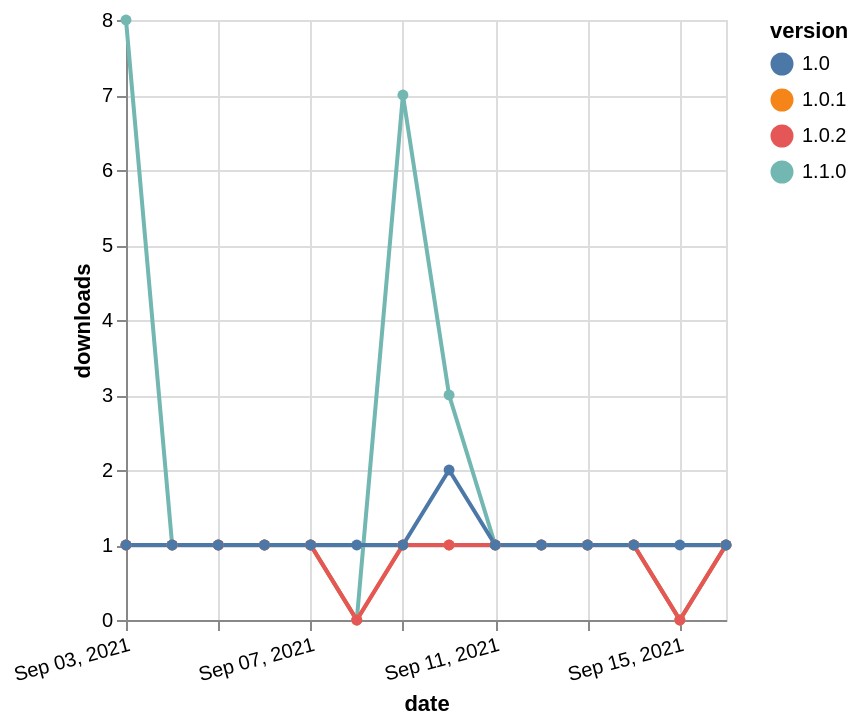

Specify this chart in Vega-Lite:
### Vega-Lite specification from a JSON file in a GitHub repository (floating-point values rounded to 4 significant figures)
{"$schema": "https://vega.github.io/schema/vega-lite/v5.json", "description": "A simple bar chart with embedded data.", "data": {"values": [{"date": "2021-09-03", "total": 131, "delta": 8, "version": "1.1.0"}, {"date": "2021-09-04", "total": 132, "delta": 1, "version": "1.1.0"}, {"date": "2021-09-05", "total": 133, "delta": 1, "version": "1.1.0"}, {"date": "2021-09-06", "total": 134, "delta": 1, "version": "1.1.0"}, {"date": "2021-09-07", "total": 135, "delta": 1, "version": "1.1.0"}, {"date": "2021-09-08", "total": 135, "delta": 0, "version": "1.1.0"}, {"date": "2021-09-09", "total": 142, "delta": 7, "version": "1.1.0"}, {"date": "2021-09-10", "total": 145, "delta": 3, "version": "1.1.0"}, {"date": "2021-09-11", "total": 146, "delta": 1, "version": "1.1.0"}, {"date": "2021-09-12", "total": 147, "delta": 1, "version": "1.1.0"}, {"date": "2021-09-13", "total": 148, "delta": 1, "version": "1.1.0"}, {"date": "2021-09-14", "total": 149, "delta": 1, "version": "1.1.0"}, {"date": "2021-09-15", "total": 149, "delta": 0, "version": "1.1.0"}, {"date": "2021-09-16", "total": 150, "delta": 1, "version": "1.1.0"}, {"date": "2021-09-03", "total": 159, "delta": 1, "version": "1.0.1"}, {"date": "2021-09-04", "total": 160, "delta": 1, "version": "1.0.1"}, {"date": "2021-09-05", "total": 161, "delta": 1, "version": "1.0.1"}, {"date": "2021-09-06", "total": 162, "delta": 1, "version": "1.0.1"}, {"date": "2021-09-07", "total": 163, "delta": 1, "version": "1.0.1"}, {"date": "2021-09-08", "total": 163, "delta": 0, "version": "1.0.1"}, {"date": "2021-09-09", "total": 164, "delta": 1, "version": "1.0.1"}, {"date": "2021-09-10", "total": 165, "delta": 1, "version": "1.0.1"}, {"date": "2021-09-11", "total": 166, "delta": 1, "version": "1.0.1"}, {"date": "2021-09-12", "total": 167, "delta": 1, "version": "1.0.1"}, {"date": "2021-09-13", "total": 168, "delta": 1, "version": "1.0.1"}, {"date": "2021-09-14", "total": 169, "delta": 1, "version": "1.0.1"}, {"date": "2021-09-15", "total": 169, "delta": 0, "version": "1.0.1"}, {"date": "2021-09-16", "total": 170, "delta": 1, "version": "1.0.1"}, {"date": "2021-09-03", "total": 160, "delta": 1, "version": "1.0.2"}, {"date": "2021-09-04", "total": 161, "delta": 1, "version": "1.0.2"}, {"date": "2021-09-05", "total": 162, "delta": 1, "version": "1.0.2"}, {"date": "2021-09-06", "total": 163, "delta": 1, "version": "1.0.2"}, {"date": "2021-09-07", "total": 164, "delta": 1, "version": "1.0.2"}, {"date": "2021-09-08", "total": 164, "delta": 0, "version": "1.0.2"}, {"date": "2021-09-09", "total": 165, "delta": 1, "version": "1.0.2"}, {"date": "2021-09-10", "total": 166, "delta": 1, "version": "1.0.2"}, {"date": "2021-09-11", "total": 167, "delta": 1, "version": "1.0.2"}, {"date": "2021-09-12", "total": 168, "delta": 1, "version": "1.0.2"}, {"date": "2021-09-13", "total": 169, "delta": 1, "version": "1.0.2"}, {"date": "2021-09-14", "total": 170, "delta": 1, "version": "1.0.2"}, {"date": "2021-09-15", "total": 170, "delta": 0, "version": "1.0.2"}, {"date": "2021-09-16", "total": 171, "delta": 1, "version": "1.0.2"}, {"date": "2021-09-03", "total": 157, "delta": 1, "version": "1.0"}, {"date": "2021-09-04", "total": 158, "delta": 1, "version": "1.0"}, {"date": "2021-09-05", "total": 159, "delta": 1, "version": "1.0"}, {"date": "2021-09-06", "total": 160, "delta": 1, "version": "1.0"}, {"date": "2021-09-07", "total": 161, "delta": 1, "version": "1.0"}, {"date": "2021-09-08", "total": 162, "delta": 1, "version": "1.0"}, {"date": "2021-09-09", "total": 163, "delta": 1, "version": "1.0"}, {"date": "2021-09-10", "total": 165, "delta": 2, "version": "1.0"}, {"date": "2021-09-11", "total": 166, "delta": 1, "version": "1.0"}, {"date": "2021-09-12", "total": 167, "delta": 1, "version": "1.0"}, {"date": "2021-09-13", "total": 168, "delta": 1, "version": "1.0"}, {"date": "2021-09-14", "total": 169, "delta": 1, "version": "1.0"}, {"date": "2021-09-15", "total": 170, "delta": 1, "version": "1.0"}, {"date": "2021-09-16", "total": 171, "delta": 1, "version": "1.0"}]}, "width": "container", "mark": {"type": "line", "point": {"filled": true}}, "encoding": {"x": {"field": "date", "type": "temporal", "timeUnit": "yearmonthdate", "title": "date", "axis": {"labelAngle": -15}}, "y": {"field": "delta", "type": "quantitative", "title": "downloads"}, "color": {"field": "version", "type": "nominal"}, "tooltip": {"field": "delta"}}}
